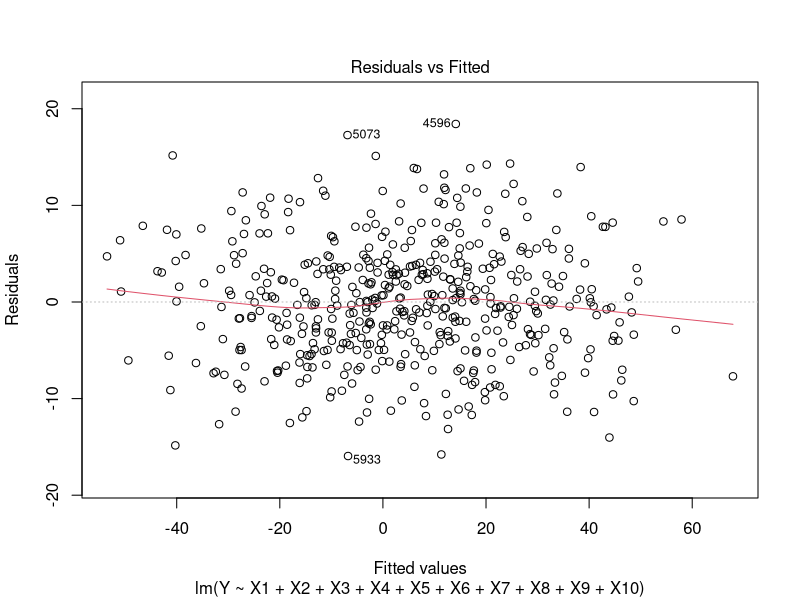
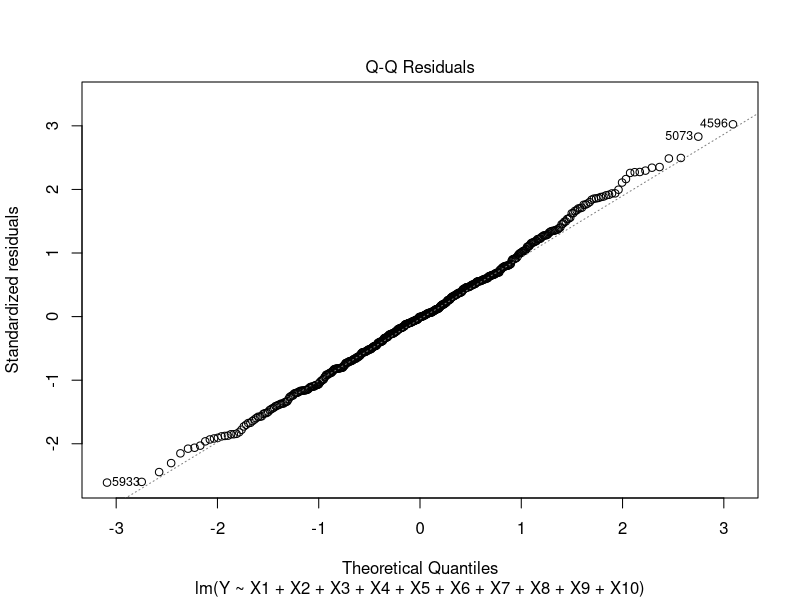
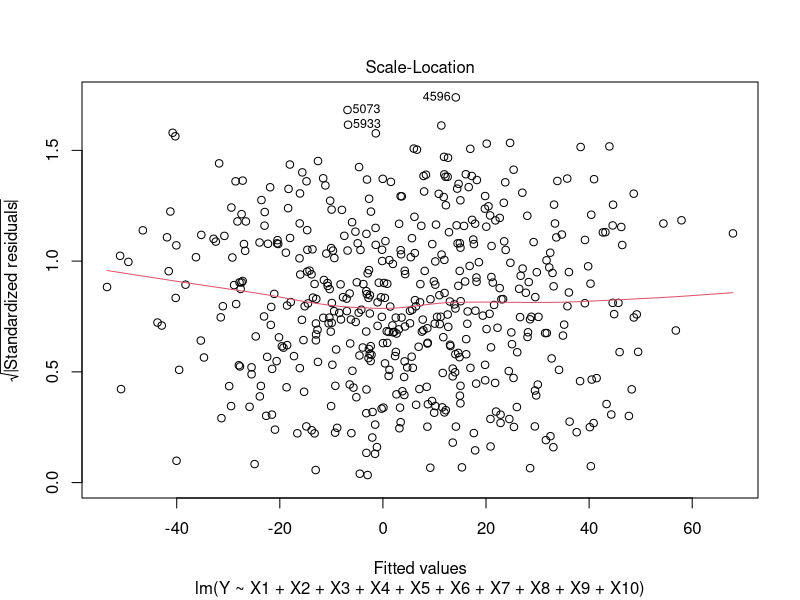
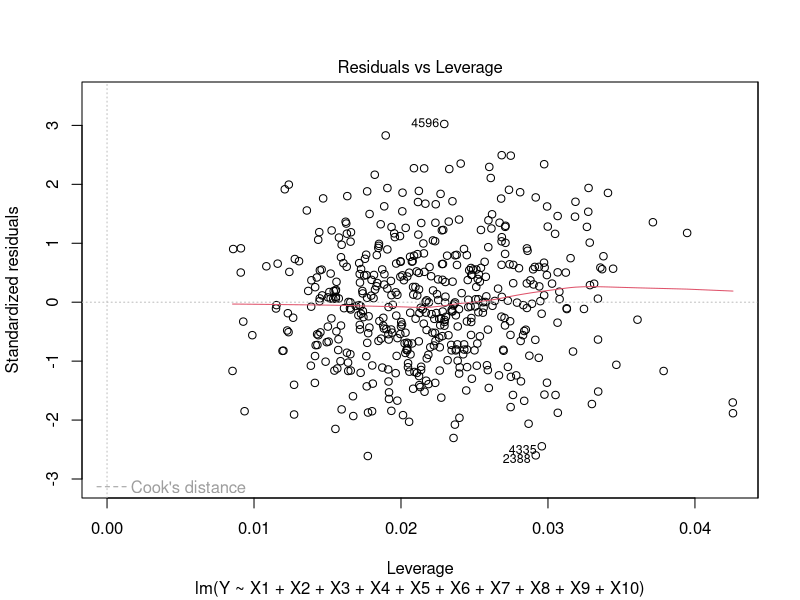
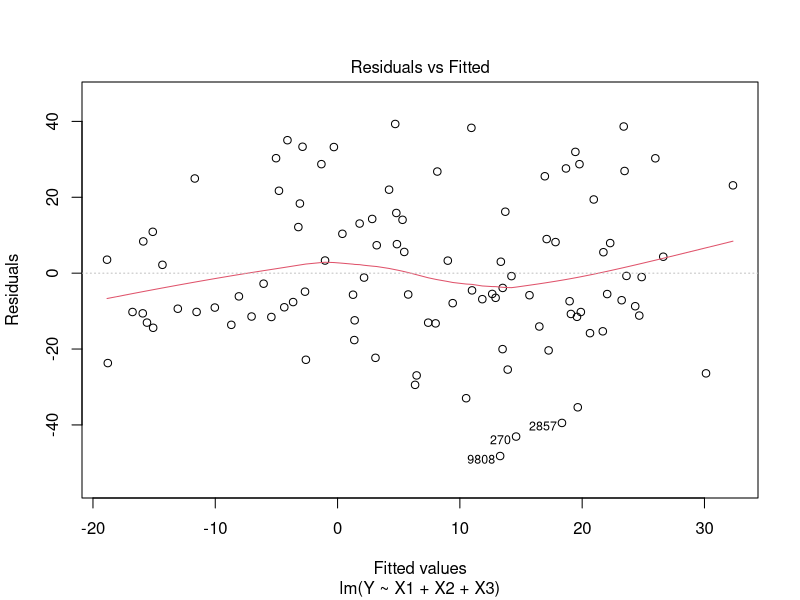
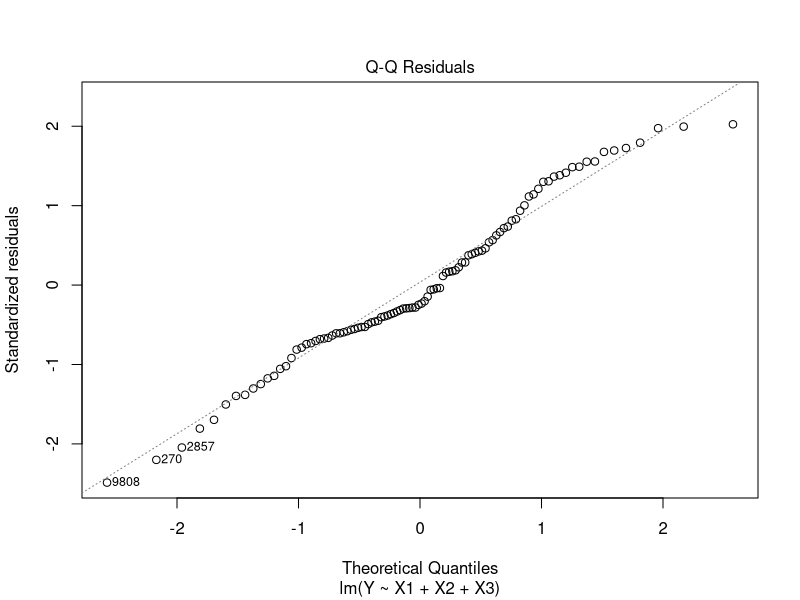
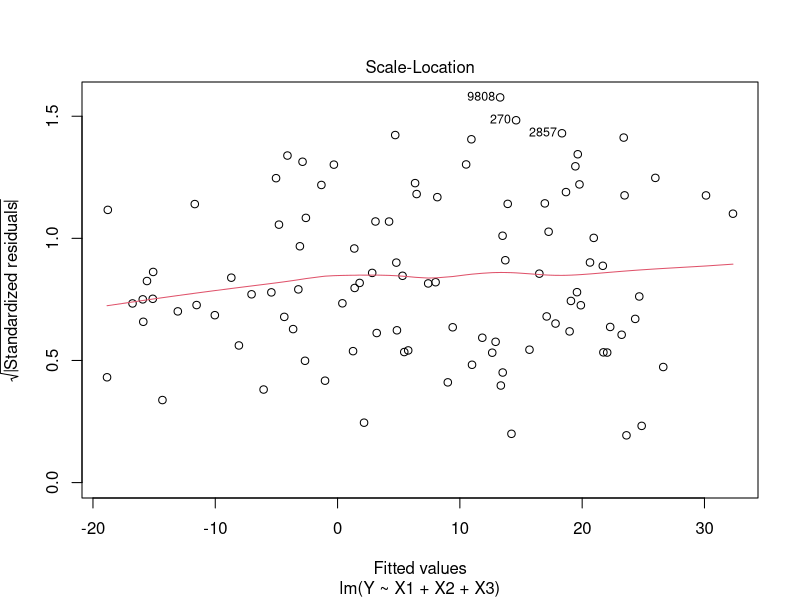
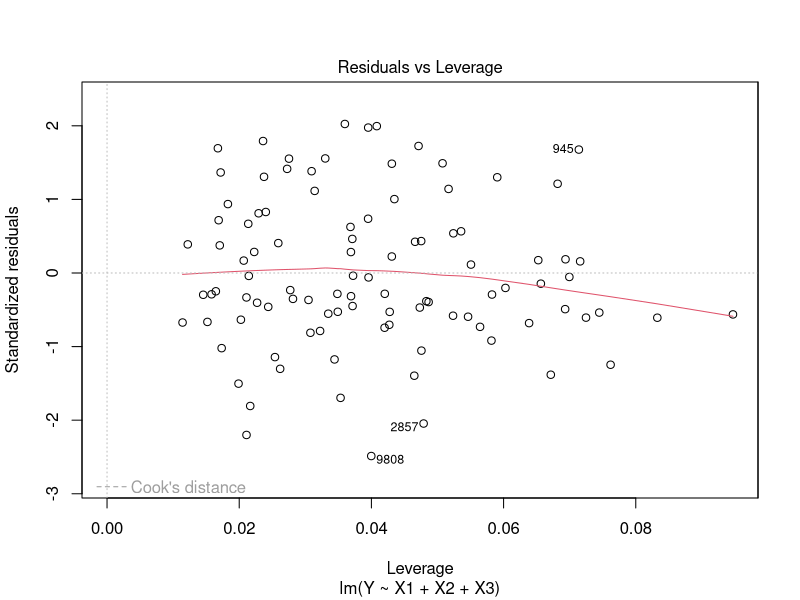

Here is the R script that generated these plots, in order:
# POLITSC 7551, Fall 2018
# Instructor: Jan Pierskalla
# Code by Adam Lauretig

# Simulating regression models, including several kinds of incorrect fit, 
# and observing when they break

## Our basic dgp setup ----
# Generate Hyperpopulation
# 1. Simulate some data, these are our X's
# 2. Simulate some covariates 
# 2.5 Don't forget the intercept!
# 3. Multiply these together
# 4. Simulate error term, e ~ N(0, sigma^2)
# 5. Add to XB, generating Y
# 6. Combine in data frame

# Create data sample and test simulation
# We'll sample from our hyperpopulation, fit a model, 
# and compare it to the "truth"
set.seed(614)
hyperpop_size <- 10000
number_covariates <- 10
X <- matrix(runif(n = hyperpop_size * number_covariates, min = -5, max = 5), 
  ncol = number_covariates)
X <- cbind(1, X)
betas <- matrix(round( # rounding, for human legibility
  rnorm(n = (number_covariates + 1), mean = 3, sd = 2), 2), nrow = 1)
# only use some of the covariates (at random)
beta_to_use <- sample(
  c(0, 1), size = number_covariates, replace = TRUE, prob = c(.4, .6))
betas[, 2:ncol(betas)] <- betas[, 2:ncol(betas)] * beta_to_use

tmp <- X %*% t(betas) # before we include our errors
# adding some noise to our model, we can control model fit w/the sd term
sigma_sq <- 36
error <- rnorm(n = hyperpop_size, mean = 0, sd = sqrt(sigma_sq)) 
Y <- tmp + error
hyper_pop_data <- data.frame(Y = Y, X[, 2:ncol(X)])

# here's just a function to generate samples 
# arguments: sample size (coerced to integer), hyperpopulation from above
generate_observed_sample<- function(sample_size, data_to_use = hyper_pop_data){
  sample_size <- as.integer(sample_size)
  n_possible_obs <- nrow(data_to_use)
  to_sample <- seq.int(from = 1, to = n_possible_obs, by = 1)
  sampled_indices <- sample(x = to_sample, size = sample_size, replace = FALSE)
  data_to_use[sampled_indices, ]
}

# when we know the DGP, we don't need a big N
m1 <- lm(Y~ X1 + X2 + X3 + X4 + X5 + X6 + X7 + X8 + X9 + X10, 
  data = generate_observed_sample(10))
summary(m1)
m2 <- lm(Y~ X1 + X2 + X3 + X4 + X5 + X6 + X7 + X8 + X9 + X10, 
  data = generate_observed_sample(25))
summary(m2)
m3 <- lm(Y~ X1 + X2 + X3 + X4 + X5 + X6 + X7 + X8 + X9 + X10, 
  data = generate_observed_sample(100))
summary(m3)
m4 <- lm(Y~ X1 + X2 + X3 + X4 + X5 + X6 + X7 + X8 + X9 + X10, 
  data = generate_observed_sample(500))
summary(m4)
plot(m4)

# what about omitting variables? 
# Pretend we don't have the whole universe of data
m1 <- lm(Y~ X1 + X2 + X3, data = generate_observed_sample(10))
summary(m1)
m2 <- lm(Y~ X1 + X2 + X3, data = generate_observed_sample(25))
summary(m2)
m3 <- lm(Y~ X1 + X2 + X3, data = generate_observed_sample(100))
summary(m3)
plot(m3)
# clearly, omitting variables is bad

# what happens if we include variables that aren't a part of the model? (we think they are, though)
test_df <-  generate_observed_sample(100)
test_df$random_1 <- rnorm(100, 0, 1)
test_df$random_2 <- rnorm(100, 0, 1)
# and take our two best models from above

m1 <- lm(Y~ X1 + X2 + X3 + X4 + X5 + X6 + X7 + X8 + X9 + X10 + random_1 + random_2, 
  data = test_df)
summary(m1)

m2 <- lm(Y~ X1 + X2 + X3 + random_1 + random_2, data =test_df)
summary(m2)
# compare to the m4's above



# Now, let's think about heteroskedasticity ----

hyperpop_size <- 10000
number_covariates <- 10
X <- matrix(runif(n = hyperpop_size * number_covariates, min = -5, max = 5), 
  ncol = number_covariates)
X <- cbind(1, X)
betas <- matrix(round( # rounding, for human legibility
  rnorm(n = (number_covariates + 1), mean = 3, sd = 2), 2), nrow = 1)
# only use some of the covariates (at random)
beta_to_use <- sample(
  c(0, 1), size = number_covariates, replace = TRUE, prob = c(.4, .6))
betas[, 2:ncol(betas)] <- betas[, 2:ncol(betas)] * beta_to_use
tmp <- X %*% t(betas) # before we include our errors

# errors are more complicated here
n <- rep(1:1000, 10)
sigma_sq <- n^1.3
error <- rnorm(n = hyperpop_size, mean = 0, sd = sqrt(sigma_sq)) 
Y <- tmp + error
hyper_pop_data_het <- data.frame(Y = Y, X[, 2:ncol(X)])

m1 <- lm(Y~ X1 + X2 + X3 + X4 + X5 + X6 + X7 + X8 + X9 + X10, 
  data = generate_observed_sample(10, hyper_pop_data_het))
summary(m1)
m2 <- lm(Y~ X1 + X2 + X3 + X4 + X5 + X6 + X7 + X8 + X9 + X10, 
  data = generate_observed_sample(25, hyper_pop_data_het))
summary(m2)


m3 <- lm(Y~ X1 + X2 + X3 + X4 + X5 + X6 + X7 + X8 + X9 + X10, 
  data = generate_observed_sample(100, hyper_pop_data_het))
summary(m3)
plot(m3) # examine the qqplot

m4 <- lm(Y~ X1 + X2 + X3, 
  data = generate_observed_sample(100, hyper_pop_data_het))
summary(m4)
plot(m4) # examine the qqplot


# let's then use robust standard errors
library(lmtest)
library(sandwich)
# dealing with heteroskedasticity
# gives you heteroskedasticity-corrected covariance matrix
coeftest(m3,vcovHC(m3,type="HC3"))
coeftest(m4,vcovHC(m4,type="HC3"))


## Outliers and high-leverage points ---- 
# going to cheat a little here, and just use a subset of our data
outlier_data1 <- generate_observed_sample(100)
outlier_data2 <- generate_observed_sample(500)

# replace 5% of the data in X1 w/high leverage points
outlier_data1[sample(100, size = .05 * 100, replace = F), 1] <- runif(.05 * 100, min = 200, max = 300)
outlier_data2[sample(500, size = .05 * 500, replace = F), 1] <- runif(.05 * 500, min = 200, max = 300)

m1 <- lm(Y~ X1 + X2 + X3 + X4 + X5 + X6 + X7 + X8 + X9 + X10, outlier_data1)
summary(m1)
m2 <- lm(Y~ X1 + X2 + X3 + X4 + X5 + X6 + X7 + X8 + X9 + X10, outlier_data2)
summary(m2)
plot(m1)
plot(m2)



m3 <- lm(Y~ X1 + X2 + X3, outlier_data1)
summary(m3)
m4 <- lm(Y~ X1 + X2 + X3, outlier_data2)
summary(m4)
plot(m3)
plot(m4)
